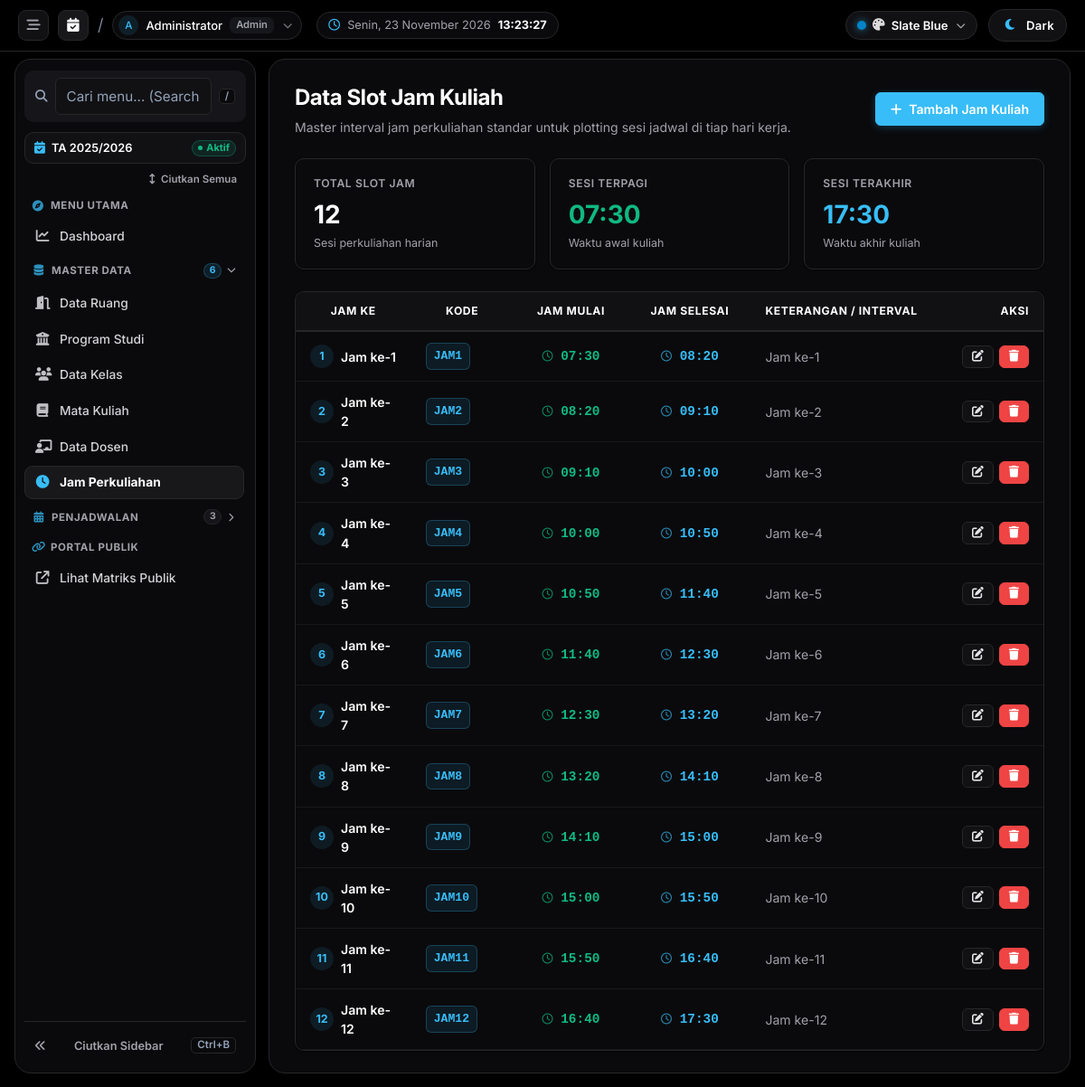
/jam (signed in), run on the app's committed database.
### tables this page shows
CREATE TABLE `jam_pemakaian` (
  `id` int(11) NOT NULL AUTO_INCREMENT,
  `kode_jam` varchar(30) NOT NULL,
  `jam_mulai` time NOT NULL,
  `jam_selesai` time NOT NULL,
  `keterangan` varchar(120) DEFAULT NULL,
  `created_at` timestamp NOT NULL DEFAULT current_timestamp(),
  PRIMARY KEY (`id`),
  UNIQUE KEY `kode_jam` (`kode_jam`)
);

### app/core/Controller.php (called while the page is built, shortened)
<?php
class Controller
{
    protected function view(string $view, array $data = []): void
    {
        require __DIR__ . '/../views/layouts/main.php';
    }
}

### app/controllers/JamController.php (called while the page is built, shortened)
<?php
class JamController extends Controller
{
    public function index(): void { AuthMiddleware::requireRole(['admin','operator_prodi']); $this->view('jam/index', ['title'=>'Data Jam Pemakaian','items'=>(new JamPemakaian())->all('jam_mulai ASC')]); }
}

### app/core/Router.php (called while the page is built, shortened)
<?php
class Router
{
    private array $routes = [];
    private function add(string $method, string $path, array $handler): void
    {
        $this->routes[$method][trim($path, '/')] = $handler;
    }
    public function dispatch(): void
    {
        $method = $_SERVER['REQUEST_METHOD'];
        $uri = trim(parse_url($_SERVER['REQUEST_URI'], PHP_URL_PATH), '/');
        $uri = $uri ?: 'home';
        $handler = $this->routes[$method][$uri] ?? null;
        [$class, $action] = $handler;
        (new $class())->$action();
    }
}

### public/index.php (called while the page is built, shortened)
<?php
require __DIR__ . '/../app/helpers/functions.php';
$router = new Router();
$router->dispatch();

### app/helpers/functions.php (called while the page is built, shortened)
<?php
function app_base_url(): string
{
    static $baseUrl = null;
    if ($baseUrl !== null) {
        return $baseUrl;
    }
    $scriptName = str_replace('\\', '/', $_SERVER['SCRIPT_NAME'] ?? '');
    $basePath = str_replace('\\', '/', dirname($scriptName));
    if ($basePath === '/' || $basePath === '.') {
        return $baseUrl = '';
    }
    $basePath = rtrim($basePath, '/');
    return $baseUrl = rtrim($basePath, '/');
}
function url(string $path = ''): string
{
    return rtrim(app_base_url(), '/') . '/' . ltrim($path, '/');
}
function e(?string $value): string
{
    return htmlspecialchars((string) $value, ENT_QUOTES, 'UTF-8');
}
function user(): ?array
{
    return $_SESSION['user'] ?? null;
}
function has_role(array $roles): bool
{
    $user = user();
    return $user && in_array($user['role'], $roles, true);
}
function time_short(?string $time): string
{
    return substr((string) $time, 0, 5);
}
function jam_number(array $item, int $fallback = 0): int
{
    if (preg_match('/(\d+)/', (string) ($item['kode_jam'] ?? ''), $matches)) {
        return (int) $matches[1];
    }
    return $fallback;
}

### app/core/Model.php (called while the page is built, shortened)
<?php
abstract class Model
{
    protected PDO $db;
    protected string $table;
    public function __construct()
    {
        $this->db = Database::connection();
    }
    public function all(string $orderBy = 'id DESC'): array
    {
        return $this->db->query("SELECT * FROM {$this->table} ORDER BY {$orderBy}")->fetchAll();
    }
}

### app/views/jam/index.php (the view)
<?php
$totalJam = count($items);
$firstJam = !empty($items) ? time_short($items[0]['jam_mulai']) : '-';
$lastJam = !empty($items) ? time_short($items[count($items) - 1]['jam_selesai']) : '-';
?>
<div style="display: flex; justify-content: space-between; align-items: center; margin-bottom: 24px; flex-wrap: wrap; gap: 16px;">
    <div>
        <h2 style="margin: 0; font-size: 1.5rem; font-weight: 700; color: var(--text-main); letter-spacing: -0.02em;">Data Slot Jam Kuliah</h2>
        <p style="color: var(--text-muted); margin: 4px 0 0; font-size: 0.88rem;">
            Master interval jam perkuliahan standar untuk plotting sesi jadwal di tiap hari kerja.
        </p>
    </div>
    <?php if (has_role(['admin'])): ?>
        <a href="<?= url('jam/create') ?>" class="btn btn-primary">
            <i class="fa-solid fa-plus"></i> Tambah Jam Kuliah
        </a>
    <?php endif; ?>
</div>
<div style="display: grid; grid-template-columns: repeat(auto-fit, minmax(200px, 1fr)); gap: 16px; margin-bottom: 24px;">
    <div class="card" style="padding: 18px 20px;">
        <div style="font-size: 0.76rem; font-weight: 600; color: var(--text-muted); text-transform: uppercase; letter-spacing: 0.05em;">Total Slot Jam</div>
        <div style="font-size: 1.75rem; font-weight: 700; color: var(--text-main); margin-top: 4px;"><?= $totalJam ?></div>
        <div style="font-size: 0.78rem; color: var(--text-muted); margin-top: 2px;">Sesi perkuliahan harian</div>
    </div>
    <div class="card" style="padding: 18px 20px;">
        <div style="font-size: 0.76rem; font-weight: 600; color: var(--text-muted); text-transform: uppercase; letter-spacing: 0.05em;">Sesi Terpagi</div>
        <div style="font-size: 1.75rem; font-weight: 700; color: #10b981; margin-top: 4px;"><?= $firstJam ?></div>
        <div style="font-size: 0.78rem; color: var(--text-muted); margin-top: 2px;">Waktu awal kuliah</div>
    </div>
    <div class="card" style="padding: 18px 20px;">
        <div style="font-size: 0.76rem; font-weight: 600; color: var(--text-muted); text-transform: uppercase; letter-spacing: 0.05em;">Sesi Terakhir</div>
        <div style="font-size: 1.75rem; font-weight: 700; color: var(--primary); margin-top: 4px;"><?= $lastJam ?></div>
        <div style="font-size: 0.78rem; color: var(--text-muted); margin-top: 2px;">Waktu akhir kuliah</div>
    </div>
</div>
<div class="card" style="overflow: hidden;">
    <div class="table-responsive">
        <table class="table">
            <thead>
                <tr>
                    <th style="width: 150px;">JAM KE</th>
                    <th style="width: 120px;">KODE</th>
                    <th style="width: 130px; text-align: center;">JAM MULAI</th>
                    <th style="width: 130px; text-align: center;">JAM SELESAI</th>
                    <th>KETERANGAN / INTERVAL</th>
                    <th style="width: 120px; text-align: right;">AKSI</th>
                </tr>
            </thead>
            <tbody>
                <?php if (empty($items)): ?>
                    <tr>
                        <td colspan="6" style="padding: 48px; text-align: center; color: var(--text-muted);">
                            <i class="fa-solid fa-clock" style="font-size: 2.2rem; opacity: 0.35; margin-bottom: 12px; display: block;"></i>
                            <span style="font-size: 0.95rem; font-weight: 500;">Belum ada slot jam kuliah.</span>
                        </td>
                    </tr>
                <?php else: ?>
                    <?php foreach ($items as $index => $item): ?>
                        <tr>
                            <td>
                                <div style="display: flex; align-items: center; gap: 8px; font-weight: 600; color: var(--text-main);">
                                    <span style="width: 26px; height: 26px; border-radius: 50%; background: rgba(var(--primary-rgb), 0.1); color: var(--primary); display: inline-flex; align-items: center; justify-content: center; font-size: 0.78rem; font-weight: 700; flex-shrink: 0;">
                                        <?= e(jam_number($item, $index + 1)) ?>
                                    </span>
                                    <span>Jam ke-<?= e(jam_number($item, $index + 1)) ?></span>
                                </div>
                            </td>
                            <td>
                                <span class="badge-code">
                                    <?= e($item['kode_jam']) ?>
                                </span>
                            </td>
                            <td style="text-align: center;">
                                <span style="font-weight: 600; color: #10b981; font-family: monospace; font-size: 0.9rem;">
                                    <i class="fa-regular fa-clock mr-1" style="font-size: 0.75rem; opacity: 0.7;"></i>
                                    <?= e(time_short($item['jam_mulai'])) ?>
                                </span>
                            </td>
                            <td style="text-align: center;">
                                <span style="font-weight: 600; color: var(--primary); font-family: monospace; font-size: 0.9rem;">
                                    <i class="fa-regular fa-clock mr-1" style="font-size: 0.75rem; opacity: 0.7;"></i>
                                    <?= e(time_short($item['jam_selesai'])) ?>
                                </span>
                            </td>
                            <td>
                                <span style="color: var(--text-muted); font-size: 0.88rem;">
                                    <?= e($item['keterangan'] ?: '-') ?>
                                </span>
                            </td>
                            <td style="text-align: right;">
                                <?php if (has_role(['admin'])): ?>
                                    <div style="display: flex; gap: 6px; justify-content: flex-end;">
                                        <a href="<?= url('jam/edit?id=' . $item['id']) ?>" class="btn btn-sm btn-secondary" title="Edit Jam">
                                            <i class="fa-solid fa-pen-to-square"></i>
                                        </a>
                                        <a href="<?= url('jam/delete?id=' . $item['id']) ?>" class="btn btn-sm btn-danger" data-confirm-delete title="Hapus Jam">
                                            <i class="fa-solid fa-trash"></i>
                                        </a>
                                    </div>
                                <?php else: ?>
                                    <span style="color: var(--text-muted); font-size: 0.8rem;">-</span>
                                <?php endif; ?>
                            </td>
                        </tr>
                    <?php endforeach; ?>
                <?php endif; ?>
            </tbody>
        </table>
    </div>
</div>

### data on the page
jam_pemakaian: jam_mulai "07:30", index "1", kode_jam "JAM1", jam_selesai "08:20", keterangan "Jam ke-1"
jam_pemakaian: jam_selesai "17:30", index "12", kode_jam "JAM12", jam_mulai "16:40", keterangan "Jam ke-12"
jam_pemakaian: index "2", kode_jam "JAM2", jam_mulai "08:20", jam_selesai "09:10", keterangan "Jam ke-2"
jam_pemakaian: index "3", kode_jam "JAM3", jam_mulai "09:10", jam_selesai "10:00", keterangan "Jam ke-3"
jam_pemakaian: index "4", kode_jam "JAM4", jam_mulai "10:00", jam_selesai "10:50", keterangan "Jam ke-4"
jam_pemakaian: index "5", kode_jam "JAM5", jam_mulai "10:50", jam_selesai "11:40", keterangan "Jam ke-5"
jam_pemakaian: index "6", kode_jam "JAM6", jam_mulai "11:40", jam_selesai "12:30", keterangan "Jam ke-6"
jam_pemakaian: index "7", kode_jam "JAM7", jam_mulai "12:30", jam_selesai "13:20", keterangan "Jam ke-7"
jam_pemakaian: index "8", kode_jam "JAM8", jam_mulai "13:20", jam_selesai "14:10", keterangan "Jam ke-8"
jam_pemakaian: index "9", kode_jam "JAM9", jam_mulai "14:10", jam_selesai "15:00", keterangan "Jam ke-9"
jam_pemakaian: index "10", kode_jam "JAM10", jam_mulai "15:00", jam_selesai "15:50", keterangan "Jam ke-10"
jam_pemakaian: index "11", kode_jam "JAM11", jam_mulai "15:50", jam_selesai "16:40", keterangan "Jam ke-11"

### other printed values
$initials "A"
$currentUser['name'] "Administrator"
str_replace('_', ' ', $currentUser['role'] ?? 'Admin') "Admin"
$totalJam "12"
